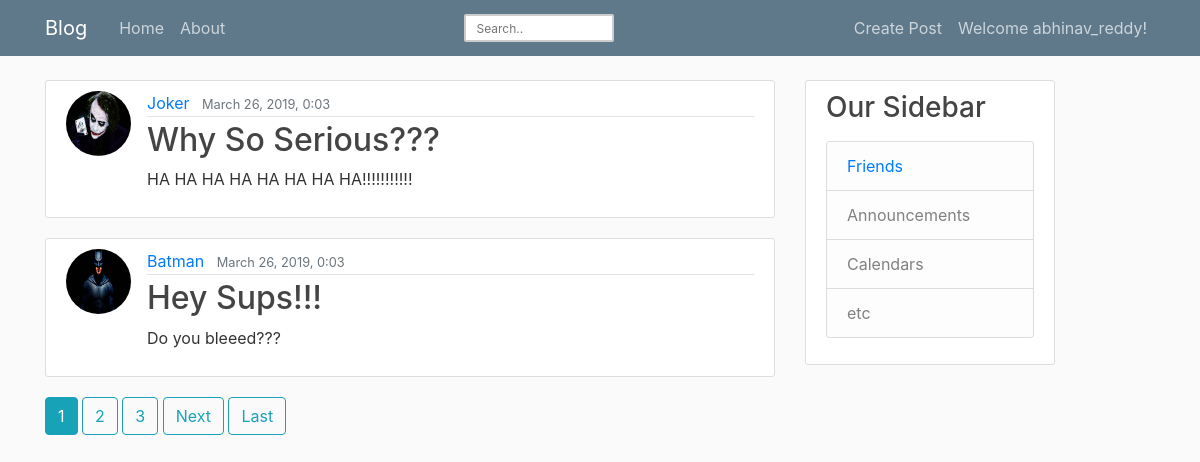
Page /blog/ (signed in) on the committed database.
### myblog/models.py (models this page shows, shortened)
class Post(models.Model):
    title = models.CharField(max_length=100)
    content = models.TextField()
    date_posted = models.DateTimeField(default=timezone.now)
    author = models.ForeignKey('auth.User', on_delete=models.CASCADE)

### users/models.py (models this page shows, shortened)
class Profile(models.Model):
    user = models.OneToOneField(User, on_delete=models.CASCADE)
    image = models.ImageField(default='default.jpg',upload_to='profile_pics')

### myblog/views.py (the view)
# urls.py: path('', PostListView.as_view(), name='blog-home'),
class PostListView(LoginRequiredMixin, ListView):
    model = Post
    template_name = 'myblog/home.html'
    context_object_name = 'posts'
    ordering = ['-date_posted']
    paginate_by = 2

### myblog/templates/myblog/home.html (shortened to what this page needs)
{% extends "myblog/base.html" %}
{% block content %}
    {% for post in posts %}
      <article class="media content-section">
        <img class="rounded-circle article-img" src="{{post.author.profile.image.url}}">
        <div class="media-body">
          <div class="article-metadata">
            <a class="mr-2" href="{% url 'user-posts' post.author.username %}">{{ post.author }}</a>
            <small class="text-muted">{{ post.date_posted|date:"F d, Y, G:m" }}</small>
          </div>
          <h2><a class="article-title" href="{% url 'post-detail' post.id %}">{{ post.title }}</a></h2>
          <p class="article-content">{{ post.content }}</p>
        </div>
      </article>
    {% endfor %}
    {% if is_paginated %}
      {% for num in page_obj.paginator.page_range %}
        {% if page_obj.number == num %}
          <a class="btn btn-info mb-4" href="?page={{num}}">{{ num }}</a>
        {% elif num > page_obj.number|add:'-3' and num < page_obj.number|add:'3' %}
          <a class="btn btn-outline-info mb-4" href="?page={{num}}">{{ num }}</a>
        {% endif %}
      {% endfor %}
      {% if page_obj.has_next %}
        <a class="btn btn-outline-info mb-4" href="?page={{page_obj.next_page_number}}">Next</a>
        <a class="btn btn-outline-info mb-4" href="?page={{page_obj.paginator.num_pages}}">Last</a>
      {% endif %}
    {% endif %}
{% endblock content %}

### myblog/templates/myblog/base.html (shortened to what this page needs)
{% load static %}
<!DOCTYPE html>
<html lang="en" dir="ltr">
  <head>
    <link rel="stylesheet" href="https://maxcdn.bootstrapcdn.com/bootstrap/4.0.0/css/bootstrap.min.css">
    <link rel="stylesheet" type="text/css" href="{% static 'myblog/main.css' %}">
  </head>
  <body>
        <header class="site-header">
          <nav class="navbar navbar-expand-md navbar-dark bg-steel fixed-top">
            <div class="container">
              <a class="navbar-brand mr-4" href="{% url 'blog-home' %}">Blog</a>
              <div class="collapse navbar-collapse" id="navbarToggle">
                <div class="navbar-nav mr-auto">
                  <a class="nav-item nav-link" href="{% url 'blog-home' %}">Home</a>
                  <a class="nav-item nav-link" href="{% url 'blog-about' %}">About</a>
                </div>
                <div class="navbar-nav mr-auto">
                  <form name="myform" method="GET" action="{% url 'blog-search' %}">
                    <input type="text" name="search" placeholder="Search..">
                  </form>
                </div>
                <div class="navbar-nav ">
                  {% if user.is_authenticated %}
                    <a class="nav-item nav-link" href="{% url 'post-create' %}">Create Post</a>
                    <li class="dropdown">
                      <a href="#" class="nav-item nav-link" data-toggle="dropdown">Welcome {{ user }}!</a>
                    </li>
                  {% else %}
                    <a class="nav-item nav-link" href="{% url 'login' %}">Login</a>
                    <a class="nav-item nav-link" href="{% url 'register' %}">Register</a>
                  {% endif %}
                </div>
              </div>
            </div>
          </nav>
        </header>
        <main role="main" class="container">
          <div class="row">
            <div class="col-md-8">
              {% block content %}{% endblock %}
            </div>
            <div class="col-md-4">
              <div class="content-section" style="width:250px;">
                <h3>Our Sidebar</h3>
                <p class='text-muted'>
                  <ul class="list-group">
                    <li class="list-group-item list-group-item-light"><a href="{% url 'friends' %}">Friends</a></li>
                    <li class="list-group-item list-group-item-light">Announcements</li>
                    <li class="list-group-item list-group-item-light">Calendars</li>
                    <li class="list-group-item list-group-item-light">etc</li>
                  </ul>
                </p>
              </div>
            </div>
          </div>
        </main>
    {% include 'session_security/all.html' %}
    {% include "session_security/all.html" %}
  </body>
</html>

### users/templates/session_security/all.html (shortened to what this page needs)
{% load session_security_tags %}
{% load i18n l10n %}
{% load static from staticfiles %}
{% if request.user.is_authenticated %}
<link rel="stylesheet" type="text/css" href="{% static 'session_security/style.css' %}">
{% endif %}

### users/templates/session_security/dialog.html (shortened to what this page needs)
{% load i18n %}

### myblog/static/myblog/main.css (style rules this page uses)
body { background: #fafafa; color: #333333; margin-top: 5rem; }
h1, h2, h3, h4, h5, h6 { color: #444444; }
ul { margin: 0; }
.bg-steel { background-color: #5f788a; }
.site-header .navbar-nav .nav-link { color: #cbd5db; }
.content-section { background: #ffffff; padding: 10px 20px; border: 1px solid #dddddd; border-radius: 3px; margin-bottom: 20px; }
.article-title { color: #444444; }
.article-content { white-space: pre-line; }
.article-img { height: 65px; width: 65px; margin-right: 16px; }
.article-metadata { padding-bottom: 1px; margin-bottom: 4px; border-bottom: 1px solid #e3e3e3 }

### myblog/templates/myblog/base.html (style rules this page uses)
input[type=text] { height: 20px; width: 150px; box-sizing: border-box; border: 2px solid #ccc; border-radius: 2px; font-size: 12px; background-color: white; background-position: 10px 10px; background-repeat: no-repeat; padding: 12px 10px 12px 10px; -webkit-transition: width 0.4s ease-in-out; transition: width 0.4s ease-in-out; }

### rows in the picture
Post: author.profile.image (picture), author "Joker", date_posted "March 26, 2019, 0:03", title "Why So Serious???", content "HA HA HA HA HA HA HA HA!!!!!!!!!!!"
Post: author.profile.image (picture), author "Batman", date_posted "March 26, 2019, 0:03", title "Hey Sups!!!", content "Do you bleeed???"

### other values in the picture
{{ user }} "abhinav_reddy"
{{ num }} "1"
{{ num }} "2" "3"
